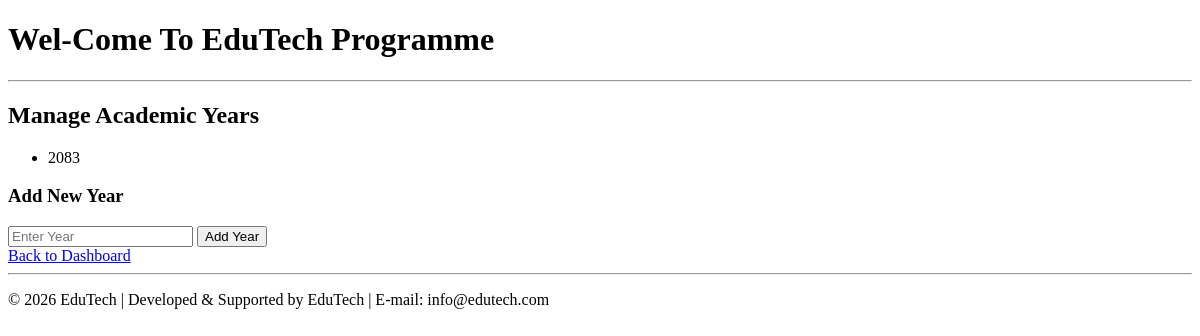
/assessment/manage-years/ (signed in), run on an earlier commit of the app's database.
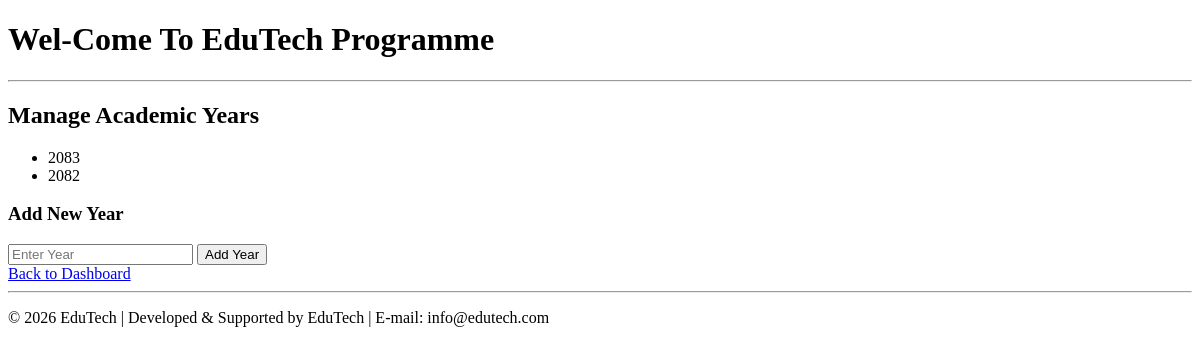
And on a later commit of the database.
### assessment/models.py (models this page shows, shortened)
class AcademicYear(models.Model):
    year = models.CharField(max_length=9)  # e.g. "2026-2027"

### assessment/views.py (the view)
# urls.py: path("manage-years/", views.manage_years, name="manage_years"),
@login_required
def manage_years(request):
    profile = Profile.objects.get(user=request.user)
    if profile.role != "Admin":
        return redirect("teacher_dashboard")
    years = AcademicYear.objects.all()
    return render(request, "manage_years.html", {"years": years})

### assessment/templates/manage_years.html (shortened to what this page needs)
{% extends "base.html" %}
{% block content %}
<h2>Manage Academic Years</h2>
<ul>
  {% for year in years %}
    <li>{{ year.year }}</li>
  {% endfor %}
</ul>
<h3>Add New Year</h3>
<form method="post">
  <input type="text" name="year" placeholder="Enter Year">
  <button type="submit">Add Year</button>
</form>
<a href="{% url 'admin_dashboard' %}">Back to Dashboard</a>
{% endblock %}

What changed in the data, as far as the page shows it:
added AcademicYear: year "2082"
